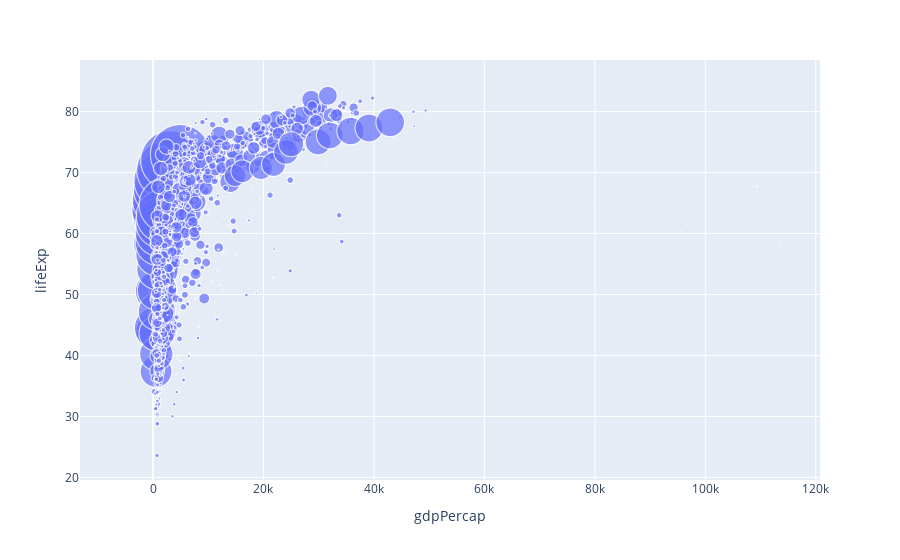

Here is the notebook cell this chart was saved with:
### Code cell
px.scatter(df,y='lifeExp',x='gdpPercap',size='pop',size_max=60) # maxsumixe point sixe

### Figure 1 — Plotly figure (JSON) as saved in the notebook; plotly's stock layout.template omitted (floating-point values rounded to 4 significant figures; data arrays with more than 128 entries replaced by an {"elided": "..."} marker saying what was removed)
{"data": [{"hovertemplate": "gdpPercap=%{x}<br>lifeExp=%{y}<br>pop=%{marker.size}<extra></extra>", "legendgroup": "", "marker": {"color": "#636efa", "size": {"elided": "1704 int values"}, "sizemode": "area", "sizeref": 366300.0, "symbol": "circle"}, "mode": "markers", "name": "", "showlegend": false, "type": "scattergl", "x": {"elided": "1704 float values"}, "xaxis": "x", "y": {"elided": "1704 float values"}, "yaxis": "y"}], "layout": {"autosize": true, "legend": {"itemsizing": "constant", "tracegroupgap": 0}, "margin": {"t": 60}, "xaxis": {"anchor": "y", "autorange": true, "domain": [0, 1], "range": [-18430.0, 121400.0], "title": {"text": "gdpPercap"}, "type": "linear"}, "yaxis": {"anchor": "x", "autorange": true, "domain": [0, 1], "range": [18.72, 92.58], "title": {"text": "lifeExp"}, "type": "linear"}}}
